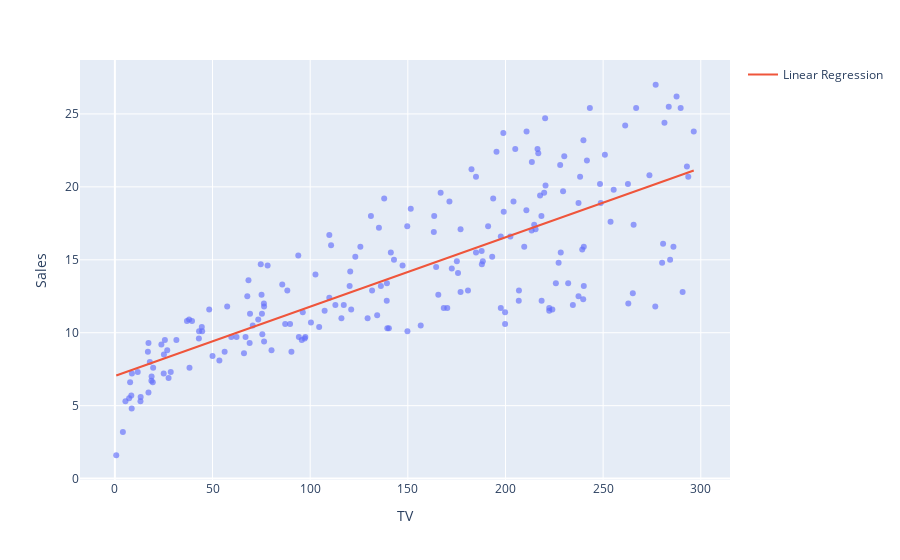

The notebook cell this image was saved under:
### Markdown cell above
Visualize a Machine Learning Algorithm using Python

### Code cell
import pandas as pd
import numpy as np
from sklearn.model_selection import train_test_split
from sklearn.linear_model import LinearRegression

data = pd.read_csv("https://raw.githubusercontent.com/amankharwal/Website-data/master/Advertising.csv")
print(data.head())
x = data["TV"].values.reshape(-1, 1)
y = data["Sales"]

model = LinearRegression()
model.fit(x, y)
x_range = np.linspace(x.min(), x.max(), 100)
y_range = model.predict(x_range.reshape(-1, 1))

import plotly.express as px
import plotly.graph_objects as go
fig = px.scatter(data, x='TV', y='Sales', opacity=0.65)
fig.add_traces(go.Scatter(x=x_range, y=y_range, 
                          name='Linear Regression'))
fig.show()

### Figure 1 — Plotly figure (JSON) as saved in the notebook; plotly's stock layout.template omitted (floating-point values rounded to 4 significant figures; data arrays with more than 128 entries replaced by an {"elided": "..."} marker saying what was removed)
{"data": [{"hovertemplate": "TV=%{x}<br>Sales=%{y}<extra></extra>", "legendgroup": "", "marker": {"color": "#636efa", "opacity": 0.65, "symbol": "circle"}, "mode": "markers", "name": "", "orientation": "v", "showlegend": false, "type": "scatter", "x": {"elided": "200 float values"}, "xaxis": "x", "y": {"elided": "200 float values"}, "yaxis": "y"}, {"name": "Linear Regression", "type": "scatter", "x": [0.7, 3.687, 6.674, 9.661, 12.65, 15.63, 18.62, 21.61, 24.59, 27.58, 30.57, 33.56, 36.54, 39.53, 42.52, 45.5, 48.49, 51.48, 54.46, 57.45, 60.44, 63.42, 66.41, 69.4, 72.38, 75.37, 78.36, 81.35, 84.33, 87.32, 90.31, 93.29, 96.28, 99.27, 102.3, 105.2, 108.2, 111.2, 114.2, 117.2, 120.2, 123.2, 126.1, 129.1, 132.1, 135.1, 138.1, 141.1, 144.1, 147.1, 150.0, 153.0, 156.0, 159.0, 162.0, 165.0, 168.0, 171.0, 173.9, 176.9, 179.9, 182.9, 185.9, 188.9, 191.9, 194.8, 197.8, 200.8, 203.8, 206.8, 209.8, 212.8, 215.8, 218.7, 221.7, 224.7, 227.7, 230.7, 233.7, 236.7, 239.6, 242.6, 245.6, 248.6, 251.6, 254.6, 257.6, 260.6, 263.5, 266.5, 269.5, 272.5, 275.5, 278.5, 281.5, 284.5, 287.4, 290.4, 293.4, 296.4], "y": [7.066, 7.208, 7.35, 7.492, 7.634, 7.776, 7.918, 8.06, 8.202, 8.344, 8.486, 8.628, 8.77, 8.912, 9.054, 9.196, 9.338, 9.48, 9.622, 9.764, 9.906, 10.05, 10.19, 10.33, 10.47, 10.62, 10.76, 10.9, 11.04, 11.18, 11.33, 11.47, 11.61, 11.75, 11.89, 12.04, 12.18, 12.32, 12.46, 12.6, 12.75, 12.89, 13.03, 13.17, 13.31, 13.46, 13.6, 13.74, 13.88, 14.02, 14.17, 14.31, 14.45, 14.59, 14.73, 14.88, 15.02, 15.16, 15.3, 15.44, 15.59, 15.73, 15.87, 16.01, 16.15, 16.29, 16.44, 16.58, 16.72, 16.86, 17.0, 17.15, 17.29, 17.43, 17.57, 17.71, 17.86, 18.0, 18.14, 18.28, 18.42, 18.57, 18.71, 18.85, 18.99, 19.13, 19.28, 19.42, 19.56, 19.7, 19.84, 19.99, 20.13, 20.27, 20.41, 20.55, 20.7, 20.84, 20.98, 21.12]}], "layout": {"legend": {"tracegroupgap": 0}, "margin": {"t": 60}, "xaxis": {"anchor": "y", "domain": [0, 1], "title": {"text": "TV"}}, "yaxis": {"anchor": "x", "domain": [0, 1], "title": {"text": "Sales"}}}}
